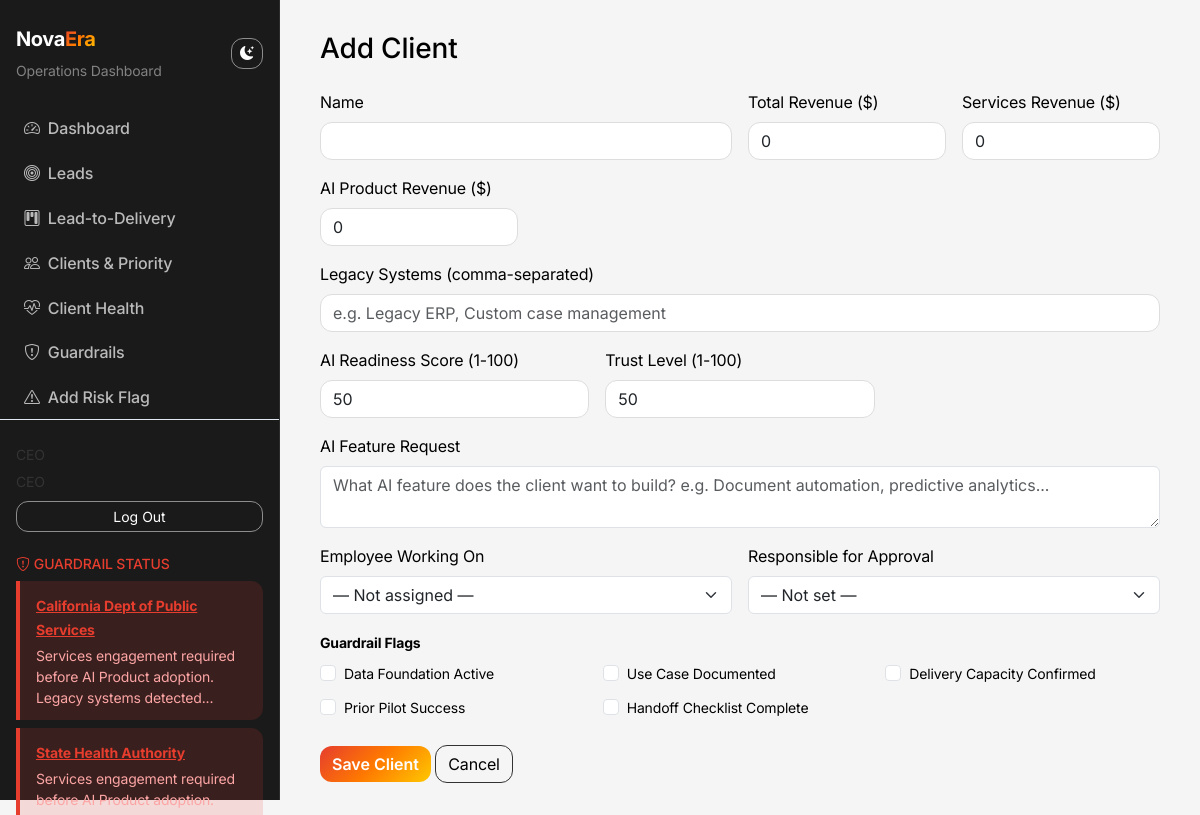
The page /client/add (signed in) on the database its author committed.
### models.py (models this page shows, shortened)
class User(UserMixin, db.Model):
    __tablename__ = "users"
    id = db.Column(db.Integer, primary_key=True)
    email = db.Column(db.String(120), unique=True, nullable=False)
    password_hash = db.Column(db.String(256), nullable=False)
    full_name = db.Column(db.String(200), nullable=False)
    role = db.Column(db.String(50), default=ROLE_EMPLOYEE)  # ceo, strategy_lead, employee
    created_at = db.Column(db.DateTime, default=datetime.utcnow)

class Client(db.Model):
    __tablename__ = "clients"
    id = db.Column(db.Integer, primary_key=True)
    name = db.Column(db.String(200), nullable=False)
    legacy_systems = db.Column(db.String(500), default="")  # Comma-separated
    ai_readiness_score = db.Column(db.Integer, default=50)  # 1-100
    last_delivery_update = db.Column(db.DateTime, default=datetime.utcnow)
    revenue = db.Column(db.Float, default=0.0)  # Total (legacy)
    services_revenue = db.Column(db.Float, default=0.0)
    ai_product_revenue = db.Column(db.Float, default=0.0)
    trust_level = db.Column(db.Integer, default=50)  # 1-100 for Trust-Revenue matrix
    data_foundation_service_active = db.Column(db.Boolean, default=False)  # Guardrail
    engagement_start_date = db.Column(db.DateTime, nullable=True)  # For 6+ months check
    use_case_documented = db.Column(db.Boolean, default=False)
    delivery_capacity_confirmed = db.Column(db.Boolean, default=False)
    prior_pilot_success = db.Column(db.Boolean, default=False)
    budget_confirmed = db.Column(db.Boolean, default=False)
    handoff_checklist_complete = db.Column(db.Boolean, default=False)
    guardrail_flags = db.Column(db.Text, default="[]")  # JSON array of violated guardrails
    ai_use_cases = db.Column(db.Text, default="[]")
    technical_blockers = db.Column(db.Text, default="[]")
    key_stakeholders = db.Column(db.Text, default="[]")
    delivery_notes = db.Column(db.Text, default="")  # Services view - embedded team notes
    problem_priority = db.Column(db.Text, default="")  # For AI enrichment
    analysis_updated_at = db.Column(db.DateTime, nullable=True)
    assigned_to_id = db.Column(db.Integer, db.ForeignKey("users.id"), nullable=True)  # Employee working on client
    approver_id = db.Column(db.Integer, db.ForeignKey("users.id"), nullable=True)  # Responsible for approval
    ai_feature_request = db.Column(db.Text, default="")  # What AI feature the client wants to build
    created_at = db.Column(db.DateTime, default=datetime.utcnow)
    updated_at = db.Column(db.DateTime, default=datetime.utcnow, onupdate=datetime.utcnow)
    assigned_to = db.relationship("User", foreign_keys=[assigned_to_id])
    approver = db.relationship("User", foreign_keys=[approver_id])

### app.py (the view, shortened to what this page needs)
    @app.route("/client/add", methods=["GET", "POST"])
    @login_required
    def client_add():
        if not can_grant_permissions():
            flash("Only CEO or Strategy Lead can add clients directly.", "danger")
            return redirect(url_for("clients"))
        users = User.query.all()
        return render_template("client_form.html", client=None, users=users)

### services/auth_utils.py (called while the page is built)
def can_grant_permissions():
    if not current_user or not current_user.is_authenticated:
        return False
    return current_user.role in (ROLE_CEO, ROLE_STRATEGY_LEAD)

### services/guardrails.py (called while the page is built)
def get_guardrail_violations_for_clients(clients) -> List[dict]:
    result = []
    for c in clients:
        ok, warnings = validate_deal(c)
        if not ok and warnings:
            result.append({"client": c, "warnings": warnings})
    return result

### templates/client_form.html (shortened to what this page needs)
{% extends "base.html" %}
{% block content %}
<h1 class="h3 mb-4 theme-text">Add Client</h1>
<form method="post">
    <div class="row g-3">
        <div class="col-md-6">
            <label for="name" class="form-label theme-text">Name</label>
            <input type="text" class="form-control theme-input" id="name" name="name" required>
        </div>
        <div class="col-md-3">
            <label for="revenue" class="form-label theme-text">Total Revenue ($)</label>
            <input type="number" class="form-control theme-input" id="revenue" name="revenue" value="0" min="0" step="1000">
        </div>
        <div class="col-md-3">
            <label for="services_revenue" class="form-label theme-text">Services Revenue ($)</label>
            <input type="number" class="form-control theme-input" id="services_revenue" name="services_revenue" value="0" min="0" step="1000">
        </div>
        <div class="col-md-3">
            <label for="ai_product_revenue" class="form-label theme-text">AI Product Revenue ($)</label>
            <input type="number" class="form-control theme-input" id="ai_product_revenue" name="ai_product_revenue" value="0" min="0" step="1000">
        </div>
        <div class="col-12">
            <label for="legacy_systems" class="form-label theme-text">Legacy Systems (comma-separated)</label>
            <input type="text" class="form-control theme-input" id="legacy_systems" name="legacy_systems" placeholder="e.g. Legacy ERP, Custom case management">
        </div>
        <div class="col-md-4">
            <label for="ai_readiness_score" class="form-label theme-text">AI Readiness Score (1-100)</label>
            <input type="number" class="form-control theme-input" id="ai_readiness_score" name="ai_readiness_score" value="50" min="1" max="100">
        </div>
        <div class="col-md-4">
            <label for="trust_level" class="form-label theme-text">Trust Level (1-100)</label>
            <input type="number" class="form-control theme-input" id="trust_level" name="trust_level" value="50" min="1" max="100">
        </div>
        <div class="col-12">
            <label for="ai_feature_request" class="form-label theme-text">AI Feature Request</label>
            <textarea class="form-control" id="ai_feature_request" name="ai_feature_request" rows="2" placeholder="What AI feature does the client want to build? e.g. Document automation, predictive analytics..."></textarea>
        </div>
        <div class="col-md-6">
            <label for="assigned_to_id" class="form-label theme-text">Employee Working On</label>
            <select class="form-select" id="assigned_to_id" name="assigned_to_id">
                <option value="">— Not assigned —</option>
            </select>
        </div>
        <div class="col-md-6">
            <label for="approver_id" class="form-label theme-text">Responsible for Approval</label>
            <select class="form-select" id="approver_id" name="approver_id">
                <option value="">— Not set —</option>
            </select>
        </div>
        <div class="col-12">
            <label class="theme-text small fw-bold mb-2">Guardrail Flags</label>
            <div class="row g-2">
                <div class="col-md-4"><div class="form-check"><input type="checkbox" class="form-check-input" id="data_foundation_service_active" name="data_foundation_service_active"><label class="form-check-label theme-text small" for="data_foundation_service_active">Data Foundation Active</label></div></div>
                <div class="col-md-4"><div class="form-check"><input type="checkbox" class="form-check-input" id="use_case_documented" name="use_case_documented"><label class="form-check-label theme-text small" for="use_case_documented">Use Case Documented</label></div></div>
                <div class="col-md-4"><div class="form-check"><input type="checkbox" class="form-check-input" id="delivery_capacity_confirmed" name="delivery_capacity_confirmed"><label class="form-check-label theme-text small" for="delivery_capacity_confirmed">Delivery Capacity Confirmed</label></div></div>
                <div class="col-md-4"><div class="form-check"><input type="checkbox" class="form-check-input" id="prior_pilot_success" name="prior_pilot_success"><label class="form-check-label theme-text small" for="prior_pilot_success">Prior Pilot Success</label></div></div>
                <div class="col-md-4"><div class="form-check"><input type="checkbox" class="form-check-input" id="handoff_checklist_complete" name="handoff_checklist_complete"><label class="form-check-label theme-text small" for="handoff_checklist_complete">Handoff Checklist Complete</label></div></div>
            </div>
        </div>
    </div>
    <div class="mt-4">
        <button type="submit" class="btn btn-primary">Save Client</button>
        <a href="{{ url_for('clients') }}" class="btn btn-outline-secondary">Cancel</a>
    </div>
</form>
{% endblock %}

### templates/base.html (shortened to what this page needs)
<!DOCTYPE html>
<html lang="en" id="html-theme">
<head>
    <link href="https://cdn.jsdelivr.net/npm/bootstrap@5.3.2/dist/css/bootstrap.min.css" rel="stylesheet">
    <link href="https://cdn.jsdelivr.net/npm/bootstrap-icons@1.11.1/font/bootstrap-icons.css" rel="stylesheet">
</head>
<body>
    <nav class="sidebar">
        <div class="px-3 mb-4 d-flex justify-content-between align-items-center">
            <div>
                <div class="novaera-logo mb-1"><span class="nova">Nova</span><span class="era">Era</span></div>
                <small class="text-secondary opacity-75">Operations Dashboard</small>
            </div>
            <button type="button" class="btn btn-sm btn-outline-light" id="theme-toggle" title="Toggle light/dark mode" aria-label="Toggle theme">
                <i class="bi bi-moon-stars-fill" id="theme-icon"></i>
            </button>
        </div>
        <ul class="nav flex-column">
            <li class="nav-item"><a class="nav-link {% if request.endpoint == 'dashboard' %}active{% endif %}" href="{{ url_for('dashboard') }}"><i class="bi bi-speedometer2 me-2"></i>Dashboard</a></li>
            <li class="nav-item"><a class="nav-link {% if request.endpoint == 'leads' %}active{% endif %}" href="{{ url_for('leads') }}"><i class="bi bi-bullseye me-2"></i>Leads</a></li>
            <li class="nav-item"><a class="nav-link {% if request.endpoint == 'kanban' %}active{% endif %}" href="{{ url_for('kanban') }}"><i class="bi bi-kanban me-2"></i>Lead-to-Delivery</a></li>
            <li class="nav-item"><a class="nav-link {% if request.endpoint == 'clients' %}active{% endif %}" href="{{ url_for('clients') }}"><i class="bi bi-people me-2"></i>Clients & Priority</a></li>
            <li class="nav-item"><a class="nav-link {% if request.endpoint == 'client_health' %}active{% endif %}" href="{{ url_for('client_health') }}"><i class="bi bi-heart-pulse me-2"></i>Client Health</a></li>
            <li class="nav-item"><a class="nav-link {% if request.endpoint == 'guardrails' %}active{% endif %}" href="{{ url_for('guardrails') }}"><i class="bi bi-shield-exclamation me-2"></i>Guardrails</a></li>
            <li class="nav-item"><a class="nav-link" href="{{ url_for('add_risk_flag') }}"><i class="bi bi-exclamation-triangle me-2"></i>Add Risk Flag</a></li>
        </ul>
        <div class="mt-auto px-3 pt-4 border-top border-secondary">
            <small class="theme-muted d-block mb-1">{{ current_user.full_name or current_user.email }}</small>
            <small class="text-uppercase theme-muted">{{ current_user.role.replace('_',' ') }}</small>
            <form method="post" action="{{ url_for('logout') }}" class="mt-2">
                <button type="submit" class="btn btn-sm btn-outline-light w-100">Log Out</button>
            </form>
        </div>
        {% if guardrail_violations is defined and guardrail_violations %}
        <div class="mt-4 px-3">
            <h6 class="text-high-risk small text-uppercase mb-2"><i class="bi bi-shield-exclamation me-1"></i>Guardrail Status</h6>
            {% for g in guardrail_violations %}
            <div class="guardrail-sidebar">
                <a href="{{ url_for('client_detail', id=g.client.id) }}" class="text-high-risk small fw-bold">{{ g.client.name }}</a>
                <div class="small mt-1">{{ g.warnings[0][:80] }}...</div>
            </div>
            {% endfor %}
        </div>
        {% endif %}
    </nav>
    <main class="main-content">
        {% block content %}{% endblock %}
    </main>
    <div id="alert-container" class="position-fixed top-0 end-0 p-3" style="z-index: 9998; max-width: 400px;"></div>
</body>
</html>

### templates/base.html (style rules this page uses)
:root { --sidebar-width: 280px; --novaera-red: #E63D2E; --novaera-orange: #FF7A00; --novaera-yellow: #FFC800; --novaera-white: #FFFFFF; --novaera-black: #000000; --accent-gradient: linear-gradient(135deg, #E63D2E 0%, #FF7A00 50%, #FFC800 100%); }
:root, [data-theme="light"] { --bg-body: #f5f5f5; --bg-sidebar: #1a1a1a; --text-primary: #000000; --text-secondary: #333333; --text-muted: #555555; --card-bg: #ffffff; --card-border: #e5e5e5; --link-color: #000000; --sidebar-text: #ffffff; --sidebar-hover: rgba(255,255,255,0.08); --sidebar-border: rgba(255,255,255,0.08); }
body { font-family: 'Inter', 'Segoe UI', system-ui, sans-serif; background: var(--bg-body); min-height: 100vh; color: var(--text-primary); letter-spacing: -0.01em; }
.sidebar { position: fixed; top: 0; left: 0; width: var(--sidebar-width); height: 100vh; background: var(--bg-sidebar); color: var(--sidebar-text); padding: 1.5rem 0; z-index: 1000; border-right: 1px solid var(--sidebar-border); }
.sidebar .nav-link { color: rgba(255,255,255,0.7); padding: 0.65rem 1.5rem; font-weight: 500; transition: all 0.2s ease; }
.sidebar .text-secondary { color: rgba(255,255,255,0.6) !important; }
.main-content { margin-left: var(--sidebar-width); padding: 2rem 2.5rem; min-height: 100vh; }
.guardrail-sidebar { background: rgba(230, 61, 46, 0.15); border-left: 4px solid var(--novaera-red); border-radius: 0 12px 12px 0; padding: 0.75rem 1rem; margin-bottom: 0.5rem; }
.guardrail-sidebar .small { color: #fca5a5; }
[data-theme="light"] .border-secondary { border-color: #e2e8f0 !important; }
.theme-text { color: var(--text-primary) !important; }
.theme-muted { color: var(--text-secondary) !important; }
.text-high-risk { color: #E63D2E !important; }
[data-theme="light"] .theme-input { background: #fff; color: #212529; border-color: #ddd; border-radius: 12px; }
.btn-primary { background: var(--accent-gradient) !important; border: none !important; border-radius: 12px; font-weight: 600; }
.btn-outline-secondary { border-color: var(--text-secondary); color: var(--text-primary); border-radius: 12px; background: transparent; }
.btn-outline-light { border-color: var(--text-secondary); color: var(--text-primary); border-radius: 12px; background: transparent; }
.sidebar .btn-outline-light { border-color: rgba(255,255,255,0.5) !important; color: #fff !important; }
.novaera-logo { font-weight: 700; font-size: 1.25rem; letter-spacing: -0.02em; }
.novaera-logo .nova { color: #fff; }
.novaera-logo .era { background: var(--accent-gradient); -webkit-background-clip: text; -webkit-text-fill-color: transparent; background-clip: text; }
.form-label { color: var(--text-primary) !important; }

### rows shown on the page
User: full_name "CEO", role.replace "CEO"
Client: client.name "California Dept of Public Services"
Client: client.name "State Health Authority"

### other values the page prints
{{ g.warnings[0][:80] }} "Services engagement required before AI Product adoption. Legacy systems detected" "Services engagement required before AI Product adoption.…"
